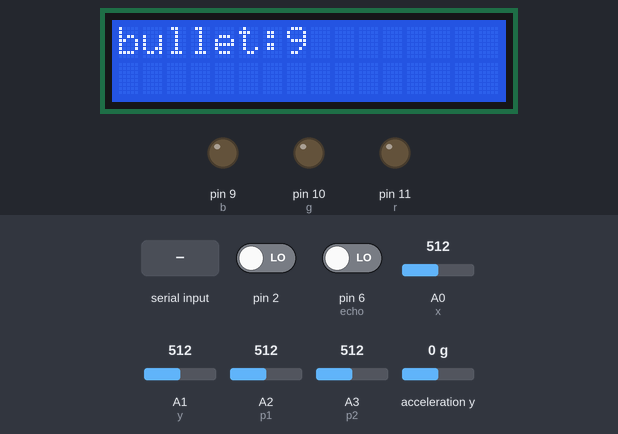
A sketch run on a simulated Arduino Uno, built with avr-gcc and run on an emulated ATmega328P. Shown: 16×2 character LCD, output pins drawn as LEDs (lit = HIGH). Inputs (shaded band) come from the test bench; at power-on: pin 2 LOW, pin 6 (echo) LOW, A0 (x) = 512, A1 (y) = 512, A2 (p1) = 512, A3 (p2) = 512, acceleration y 0 g. Pins used as bus, display or sensor lines are not drawn; what the sketch prints to the serial monitor is not drawn.

Above: at 0.8 s.
0.9 s: byte 30 received over Serial
At 1.8 s:
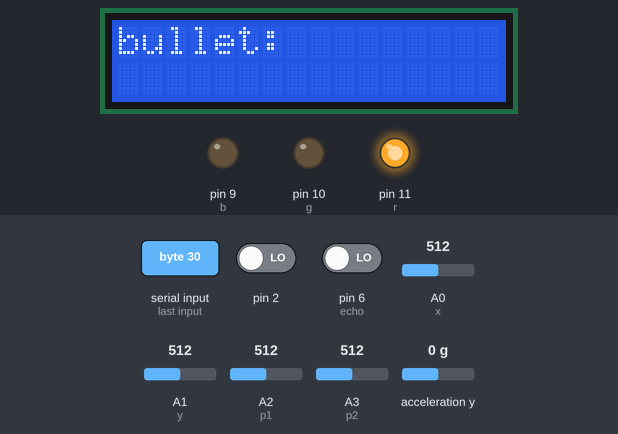
3.9 s: byte 90 received over Serial
At 6.5 s:
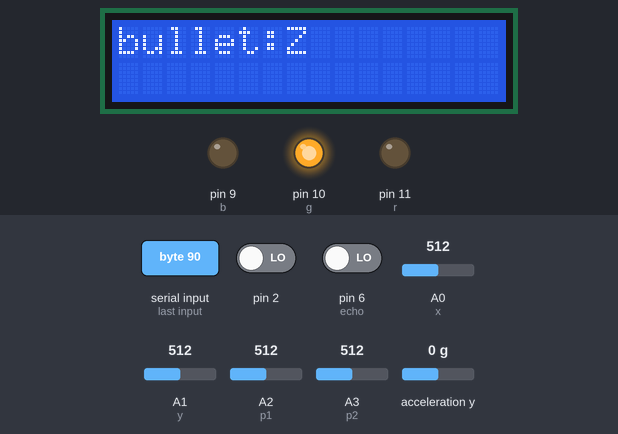
6.9 s: byte 120 received over Serial
At 9.8 s:
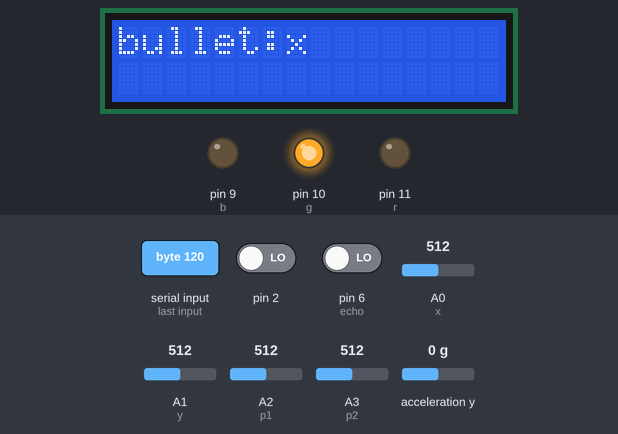
Timing chart, 0 to 17.5 s (numbered marks = the images above; inputs shaded):
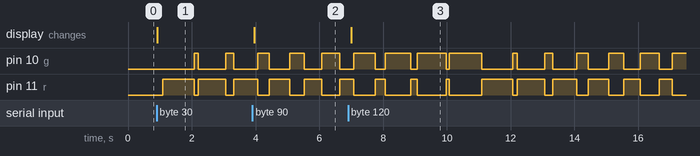

The sketch:

Arduino_part.ino
```cpp
#include <Arduino_FreeRTOS.h>
//#include <Servo.h>
#include <I2Cdev.h>
#include <MPU6050.h>
#include <Wire.h>
#include <LiquidCrystal_I2C.h>

//move
int x = A0;
int y = A1;
//target up down
MPU6050 mpu;
float Y, angle_y;
float y1, y2, y3;
//reload
int can_reload;
int trig = 7;
int echo = 6;
long duration, dis;
//led
int r = 11;
int g = 10;
int b = 9;
//lcd
LiquidCrystal_I2C lcd(0x27,16,2);
//light
int p1 = A2;
int p2 = A3;
int max1, max2, t1, t2, start;

void task_target(void *pvParameters);
void task_move(void *pvParameters);
void task_reload(void *pvParameters);
void task_lcd(void *pvParameters);
void task_light(void *pvParameters);

void setup() {
  Serial.begin(9600);
  Wire.begin();
  mpu.initialize();


  //target
  pinMode(x, INPUT);
  pinMode(y, INPUT);

  // set 6050 offset
  mpu.setYAccelOffset(-2042);

  //shoot
  attachInterrupt(0, handle_click, RISING);

  //reload
  can_reload = 0;
  pinMode(trig, OUTPUT);
  pinMode(echo, INPUT);

  //led
  pinMode(r, OUTPUT);
  pinMode(g, OUTPUT);
  pinMode(b, OUTPUT);

  //lcd
  lcd.init();
  lcd.backlight();
  lcd.setCursor(0, 0);
  lcd.print(F("bullet:9"));

  //light
  pinMode(p1, INPUT);
  pinMode(p2, INPUT);
  start = 1;

  cli();
  TCCR1A = 0;
  TCCR1B = 0;
  TCNT1 = 0;
  TCCR1B |= (1 << WGM12);
  TCCR1B |= (1<<CS12)| (1<<CS10);
  OCR1A = 15624;
  TIMSK1 |= (1<<OCIE1A);
  sei();

  //task
  xTaskCreate(task_target, "task_target", 128, NULL, 1, NULL);
  xTaskCreate(task_move, "task_move", 128, NULL, 1, NULL);
  xTaskCreate(task_reload, "task_reload", 128, NULL, 1, NULL);
  xTaskCreate(task_lcd, "task_lcd", 64, NULL, 1, NULL);
  xTaskCreate(task_light, "task_light", 64, NULL, 1, NULL);
  vTaskStartScheduler();
}

ISR(TIMER1_COMPA_vect){
  if(can_reload == 1){
    can_reload = 0;
    analogWrite(r, 0);
    analogWrite(g, 255);
    analogWrite(b, 0);
    Serial.println("reload");
  }
}

void handle_click(){
  static unsigned long last_int_time = 0;
  unsigned long int_time = millis();

  if (int_time - last_int_time > 200 ) {
    Serial.println("shoot");
  }

  last_int_time = int_time;
}

//get angle of target
void task_target(void *pvParameters){
  (void)pvParameters;
  while(1){
    y1 = mpu.getAccelerationY(); delay(5);
    y2 = mpu.getAccelerationY(); delay(5);
    y3 = mpu.getAccelerationY();
    Y = (y1 + y2 + y3)/3.0;
    angle_y = asin(Y / 16384.0)*180/PI;
    if(isnan(angle_y) && Y>0) angle_y = 90;
    if(isnan(angle_y) && Y<0) angle_y = -90;
    Serial.println("target_v");
    Serial.println(angle_y);
    delay(100);
  }
}

void task_move(void *pvParameters){
  (void)pvParameters;
  while(1){
    int xx = analogRead(x);
    int yy = analogRead(y);
    Serial.println("move_h");
    Serial.println(xx);
    Serial.println("move_v");
    Serial.println(yy);
    delay(100);
  }
}

void task_reload(void *pvParameters){
  (void)pvParameters;
  while(1){
    digitalWrite(trig, LOW);
    delay(2);
    digitalWrite(trig, HIGH);
    delay(10);
    digitalWrite(trig, LOW);
    duration = pulseIn(echo, HIGH);
    dis = duration*0.034/2;
    if(dis < 10){
      analogWrite(r, 255);
      analogWrite(g, 0);
      analogWrite(b, 0);
      can_reload = 1;
    }else if(dis < 100){
      analogWrite(r, 0);
      analogWrite(g, 0);
      analogWrite(b, 255);
      can_reload = 0;
      TCNT1 = 0;
    }
    delay(100);
  }
}

void task_lcd(void *pvParameters){
  (void)pvParameters;
  while(1){
    if(Serial.available()){
      char num1 = Serial.read();
      lcd.setCursor(7, 0);
      lcd.print(num1);
    }
    delay(100);
  }
}

void task_light(void *pvParameters){
  (void)pvParameters;
  while(1){
    if(start == 1){
      start = 0;
      int a1 = analogRead(p1);
      int a2 = analogRead(p1);
      int a3 = analogRead(p1);
      max1 = (a1 + a2 + a3)/3;
      int b1 = analogRead(p2);
      int b2 = analogRead(p2);
      int b3 = analogRead(p2);
      max2 = (b1 + b2 + b3)/3;
    }else{
      t1 = analogRead(p1);
      t2 = analogRead(p2);
      if(t1 < max1/3){
        Serial.println("dark");
      }
      if(t2 < max2/3){
        Serial.println("light");
      }
    }
    delay(500);
  }
}


void loop() {

}
```

Measured:
- after the input at 0.9 s, the display: changes at once (image 1)
- after the input at 3.9 s, the display: changes after 0.06 s (image 2)
- after the input at 6.9 s, the display: changes after 0.10 s (image 3)
